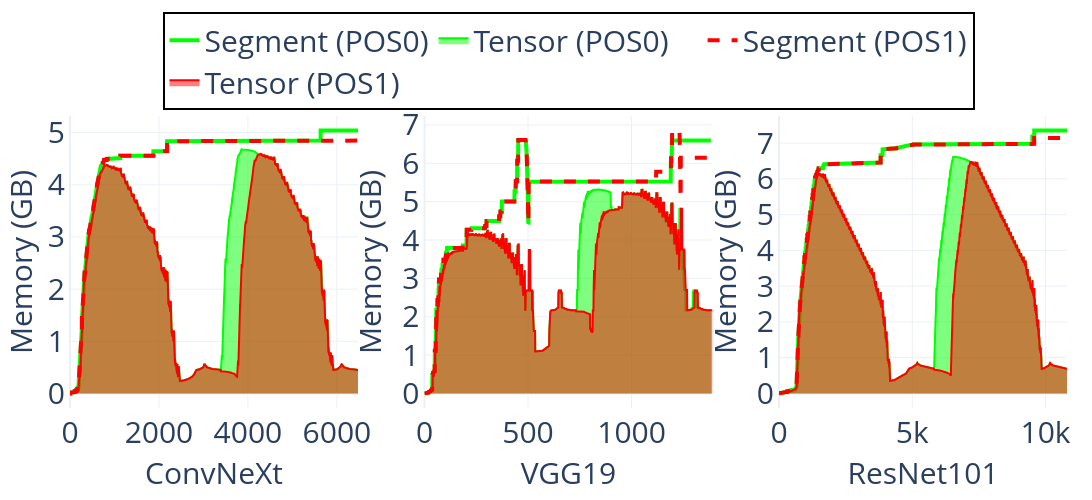

The code cell stored with this chart in its notebook:
### Markdown cell above
# Figrues for Introduction
Change in memory between two iterations is influenced by where the zeroing gradient function, optimizer.zero grad, is placed. Position 0 (POS0) means calling the function at the beginning of each iteration, while Position 1 (POS1) means calling it just before backward propagation

### Code cell
fig = e_plot.plot_memory_fluctuation_by_changing_zero_out(
    "Motivation-Memory Change Impacted by zero out operation", 
    memory_change_dir,
    image_size=[1500, 500],
    font_size=30,
    legend_font_size=30,
    tickfont_size=30,
    line_width=4,
    view_mode=view_mode
)
fig.show()

### Figure 1 — Plotly figure (JSON) as saved in the notebook; plotly's stock layout.template omitted (floating-point values rounded to 4 significant figures; data arrays with more than 128 entries replaced by an {"elided": "..."} marker saying what was removed)
{"data": [{"line": {"color": "Lime", "width": 4}, "mode": "lines", "name": "Segment (POS0)", "showlegend": true, "type": "scatter", "xaxis": "x", "y": {"elided": "6476 float values"}, "yaxis": "y"}, {"fill": "tozeroy", "line": {"color": "Lime"}, "mode": "lines", "name": "Tensor (POS0)", "showlegend": true, "type": "scatter", "xaxis": "x", "y": {"elided": "6476 float values"}, "yaxis": "y"}, {"line": {"color": "Red", "dash": "dash", "width": 4}, "mode": "lines", "name": "Segment (POS1)", "showlegend": true, "type": "scatter", "xaxis": "x", "y": {"elided": "6474 float values"}, "yaxis": "y"}, {"fill": "tozeroy", "line": {"color": "Red"}, "mode": "lines", "name": "Tensor (POS1)", "showlegend": true, "type": "scatter", "xaxis": "x", "y": {"elided": "6474 float values"}, "yaxis": "y"}, {"line": {"color": "Lime", "width": 4}, "mode": "lines", "name": "Segment (POS0)", "showlegend": false, "type": "scatter", "xaxis": "x2", "y": {"elided": "1384 float values"}, "yaxis": "y2"}, {"fill": "tozeroy", "line": {"color": "Lime"}, "mode": "lines", "name": "Tensor (POS0)", "showlegend": false, "type": "scatter", "xaxis": "x2", "y": {"elided": "1384 float values"}, "yaxis": "y2"}, {"line": {"color": "Red", "dash": "dash", "width": 4}, "mode": "lines", "name": "Segment (POS1)", "showlegend": false, "type": "scatter", "xaxis": "x2", "y": {"elided": "1392 float values"}, "yaxis": "y2"}, {"fill": "tozeroy", "line": {"color": "Red"}, "mode": "lines", "name": "Tensor (POS1)", "showlegend": false, "type": "scatter", "xaxis": "x2", "y": {"elided": "1392 float values"}, "yaxis": "y2"}, {"line": {"color": "Lime", "width": 4}, "mode": "lines", "name": "Segment (POS0)", "showlegend": false, "type": "scatter", "xaxis": "x3", "y": {"elided": "10805 float values"}, "yaxis": "y3"}, {"fill": "tozeroy", "line": {"color": "Lime"}, "mode": "lines", "name": "Tensor (POS0)", "showlegend": false, "type": "scatter", "xaxis": "x3", "y": {"elided": "10805 float values"}, "yaxis": "y3"}, {"line": {"color": "Red", "dash": "dash", "width": 4}, "mode": "lines", "name": "Segment (POS1)", "showlegend": false, "type": "scatter", "xaxis": "x3", "y": {"elided": "10804 float values"}, "yaxis": "y3"}, {"fill": "tozeroy", "line": {"color": "Red"}, "mode": "lines", "name": "Tensor (POS1)", "showlegend": false, "type": "scatter", "xaxis": "x3", "y": {"elided": "10804 float values"}, "yaxis": "y3"}], "layout": {"height": 500, "legend": {"bgcolor": "rgba(255,255,255, 0.5)", "bordercolor": "Black", "borderwidth": 2, "font": {"size": 30}, "orientation": "h", "x": 0.5, "xanchor": "center", "y": 1.02, "yanchor": "bottom"}, "margin": {"b": 50, "l": 50, "pad": 4, "r": 20, "t": 20}, "showlegend": true, "width": 1500, "xaxis": {"anchor": "y", "domain": [0.0, 0.2889], "tickfont": {"size": 30}, "title": {"font": {"size": 30}, "text": "ConvNeXt"}}, "xaxis2": {"anchor": "y2", "domain": [0.3556, 0.6444], "tickfont": {"size": 30}, "title": {"font": {"size": 30}, "text": "VGG19"}}, "xaxis3": {"anchor": "y3", "domain": [0.7111, 1.0], "tickfont": {"size": 30}, "title": {"font": {"size": 30}, "text": "ResNet101"}}, "yaxis": {"anchor": "x", "domain": [0.0, 1.0], "tickfont": {"size": 30}, "title": {"font": {"size": 30}, "text": "Memory (GB)"}}, "yaxis2": {"anchor": "x2", "domain": [0.0, 1.0], "tickfont": {"size": 30}, "title": {"font": {"size": 30}, "text": "Memory (GB)"}}, "yaxis3": {"anchor": "x3", "domain": [0.0, 1.0], "tickfont": {"size": 30}, "title": {"font": {"size": 30}, "text": "Memory (GB)"}}}}
